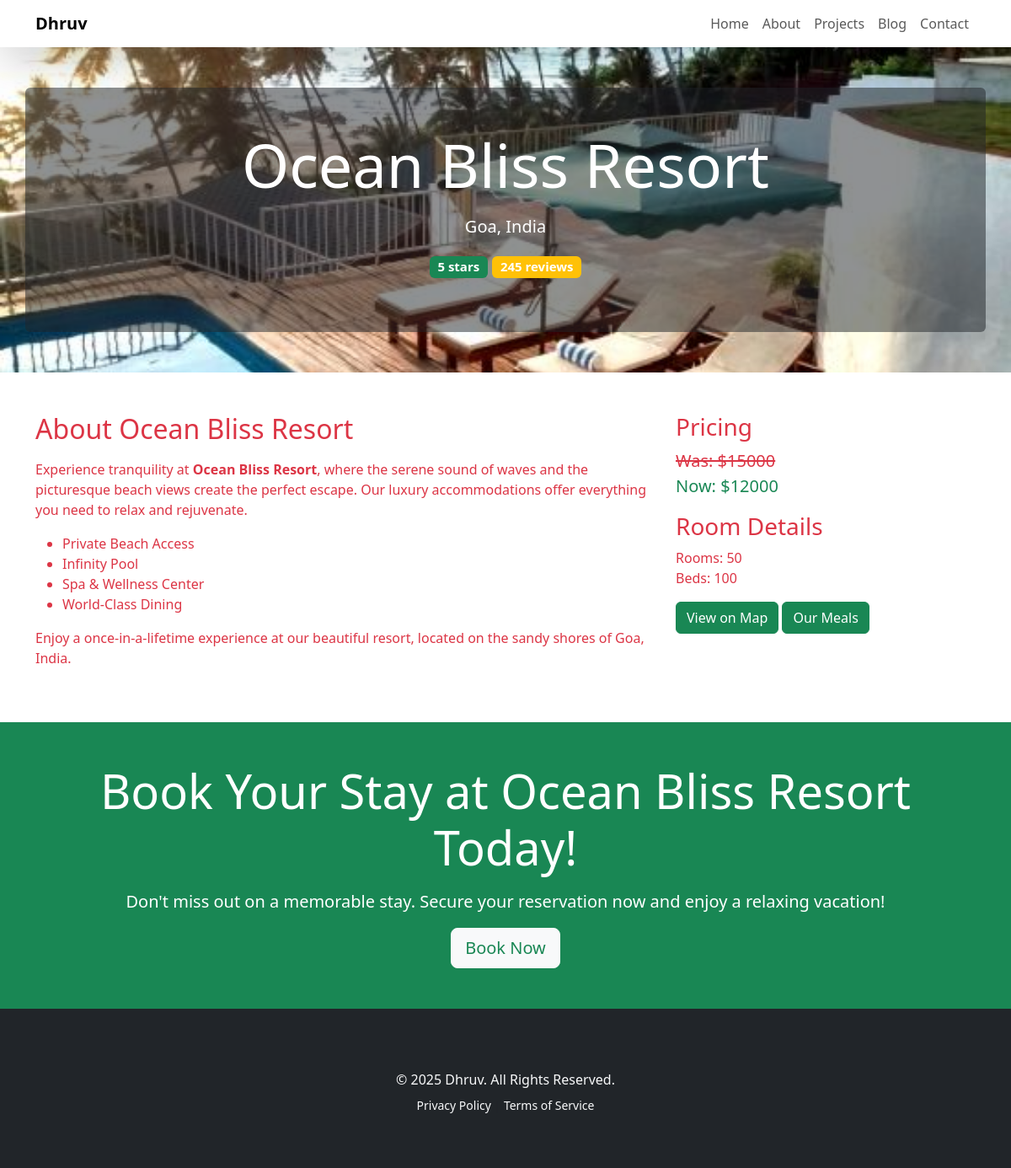
The page /resorts/1 on the database its author committed.
### resort/models.py (models this page shows)
class resort(models.Model):
    title = models.CharField(max_length=100)
    description = models.TextField()
    image = models.ImageField(upload_to='resort/')
    price = models.IntegerField()
    discount_price = models.IntegerField()
    offer = models.BooleanField(default=False)
    location = models.CharField(max_length=100)
    rating = models.IntegerField()
    review = models.IntegerField()
    room = models.IntegerField()
    bed = models.IntegerField()

### portfolio/views.py (the view)
# urls.py: path('resorts/<int:id>', views.resort_detail, name='resort_detail'),
def resort_detail(request, id, category=None):
    singleResort = resort.objects.get(id=id)
    data = {
        'resort': singleResort,
        'category': category
    }
    return render(request, 'resort-details.html', data)

### templates/resort-details.html (shortened to what this page needs)
{% extends "base.html" %}
{% block content %}
{% load static %}
<section class="bg-danger text-white py-5" style="background-image: url('/media/{{ resort.image }}'); background-size: cover; background-position: center;">
  <div class="container text-center bg-dark bg-opacity-50 py-5 rounded">
    <h1 class="display-2">{{ resort.title }}</h1>
    <p class="lead mt-3">{{ resort.location }}</p>
    <p class="lead mt-3">
      <span class="badge bg-success">{{ resort.rating }} stars</span>
      <span class="badge bg-warning">{{ resort.review }} reviews</span>
    </p>
  </div>
</section>
<section class="bg-white text-danger py-5">
  <div class="container">
    <div class="row">
      <div class="col-md-8">
        <h2 class="font-weight-bold">About {{ resort.title }}</h2>
        <p class="lead mt-3">{{ resort.description | safe }}</p>
      </div>
      <div class="col-md-4">
        <h3 class="font-weight-bold">Pricing</h3>
        <p class="lead">
          {% if resort.offer %}
            <span class="text-danger text-decoration-line-through">Was: ${{ resort.price }}</span><br>
            <span class="text-success">Now: ${{ resort.discount_price }}</span>
          {% else %}
            <span class="text-success">Price: ${{ resort.price }}</span>
          {% endif %}
        </p>
        <h3 class="font-weight-bold">Room Details</h3>
        <ul class="list-unstyled">
          <li>Rooms: {{ resort.room }}</li>
          <li>Beds: {{ resort.bed }}</li>
        </ul>
        <a href="https://www.google.com/maps?q={{ resort.location }}" target="_blank" class="btn btn-success">View on Map</a>
        <a href="{% url 'foods' resort.id 'meals' %}" class="btn btn-success">Our Meals</a>
      </div>
    </div>
  </div>
</section>
<section class="bg-success text-white py-5">
  <div class="container text-center">
    <h2 class="display-4">Book Your Stay at {{ resort.title }} Today!</h2>
    <p class="lead mt-3">Don't miss out on a memorable stay. Secure your reservation now and enjoy a relaxing vacation!</p>
    <button class="btn btn-light text-success btn-lg">Book Now</button>
  </div>
</section>
{% endblock %}

### rows shown on the page
resort: image (picture), title "Ocean Bliss Resort", location "Goa, India", rating "5", review "245", description "Experience tranquility at Ocean Bliss Resort , where the serene sound of waves and the picturesque beach views create the perfect escape. Our luxury accommodations offer everything you need to relax and rejuvenate. Private Beach Access Infinity Pool Spa & Wellness Center World-Class Dining Enjoy a once-in-a-lifetime experience at our beautiful resort, located on the sandy shores of Goa, India.", price "15000", discount_price "12000", room "50", bed "100"
